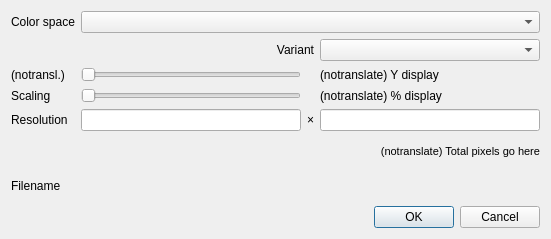
<?xml version="1.0" encoding="UTF-8"?>
<ui version="4.0">
 <author>
SPDX-FileCopyrightText: none
SPDX-License-Identifier: GPL-3.0-or-later
 </author>
 <class>ColorPlaneExport_UI</class>
 <widget class="QDialog" name="ColorPlaneExport_UI">
  <property name="geometry">
   <rect>
    <x>0</x>
    <y>0</y>
    <width>551</width>
    <height>239</height>
   </rect>
  </property>
  <property name="windowTitle">
   <string>Export color plane to PNG</string>
  </property>
  <layout class="QGridLayout" name="gridLayout">
   <item row="0" column="0">
    <widget class="QLabel" name="lblSpace">
     <property name="text">
      <string>Color space</string>
     </property>
    </widget>
   </item>
   <item row="0" column="1" colspan="3">
    <widget class="KComboBox" name="cbColorspace">
     <property name="sizePolicy">
      <sizepolicy hsizetype="Expanding" vsizetype="Fixed">
       <horstretch>0</horstretch>
       <verstretch>0</verstretch>
      </sizepolicy>
     </property>
    </widget>
   </item>
   <item row="1" column="1" colspan="2">
    <widget class="QLabel" name="lblVariant">
     <property name="text">
      <string>Variant</string>
     </property>
     <property name="alignment">
      <set>Qt::AlignRight|Qt::AlignTrailing|Qt::AlignVCenter</set>
     </property>
    </widget>
   </item>
   <item row="1" column="3">
    <widget class="KComboBox" name="cbVariant"/>
   </item>
   <item row="2" column="0">
    <widget class="QLabel" name="lblSliderName">
     <property name="text">
      <string comment="KDE::DoNotExtract">(notransl.)</string>
     </property>
    </widget>
   </item>
   <item row="2" column="1">
    <widget class="QSlider" name="sliderColor">
     <property name="whatsThis">
      <string/>
     </property>
     <property name="orientation">
      <enum>Qt::Horizontal</enum>
     </property>
    </widget>
   </item>
   <item row="2" column="3">
    <widget class="QLabel" name="lblColNr">
     <property name="text">
      <string comment="KDE::DoNotExtract">(notranslate) Y display</string>
     </property>
    </widget>
   </item>
   <item row="3" column="0">
    <widget class="QLabel" name="lblScaling">
     <property name="text">
      <string>Scaling</string>
     </property>
    </widget>
   </item>
   <item row="3" column="1">
    <widget class="QSlider" name="sliderScaling">
     <property name="toolTip">
      <string>How much to zoom in.</string>
     </property>
     <property name="whatsThis">
      <string/>
     </property>
     <property name="orientation">
      <enum>Qt::Horizontal</enum>
     </property>
    </widget>
   </item>
   <item row="3" column="3">
    <widget class="QLabel" name="lblScaleNr">
     <property name="text">
      <string comment="KDE::DoNotExtract">(notranslate) % display</string>
     </property>
    </widget>
   </item>
   <item row="4" column="0">
    <widget class="QLabel" name="lblRes">
     <property name="text">
      <string>Resolution</string>
     </property>
    </widget>
   </item>
   <item row="4" column="1">
    <widget class="QLineEdit" name="tResX">
     <property name="maxLength">
      <number>5</number>
     </property>
    </widget>
   </item>
   <item row="4" column="2">
    <widget class="QLabel" name="lblTimes">
     <property name="text">
      <string notr="true">×</string>
     </property>
    </widget>
   </item>
   <item row="4" column="3">
    <widget class="QLineEdit" name="tResY">
     <property name="maxLength">
      <number>5</number>
     </property>
    </widget>
   </item>
   <item row="5" column="1" colspan="3">
    <widget class="QLabel" name="lblSize">
     <property name="font">
      <font>
       <pointsize>8</pointsize>
      </font>
     </property>
     <property name="text">
      <string comment="KDE::DoNotExtract">(notranslate) Total pixels go here</string>
     </property>
     <property name="alignment">
      <set>Qt::AlignRight|Qt::AlignTrailing|Qt::AlignVCenter</set>
     </property>
    </widget>
   </item>
   <item row="6" column="0">
    <widget class="QLabel" name="lblFilename">
     <property name="text">
      <string>Filename</string>
     </property>
    </widget>
   </item>
   <item row="6" column="1" colspan="3">
    <widget class="KUrlRequester" name="kurlrequester">
     <property name="mode">
      <set>KFile::File|KFile::LocalOnly</set>
     </property>
    </widget>
   </item>
   <item row="7" column="1" colspan="3">
    <widget class="QDialogButtonBox" name="buttonBox">
     <property name="orientation">
      <enum>Qt::Horizontal</enum>
     </property>
     <property name="standardButtons">
      <set>QDialogButtonBox::Cancel|QDialogButtonBox::Ok</set>
     </property>
    </widget>
   </item>
  </layout>
 </widget>
 <customwidgets>
  <customwidget>
   <class>KComboBox</class>
   <extends>QComboBox</extends>
   <header>kcombobox.h</header>
  </customwidget>
  <customwidget>
   <class>QLineEdit</class>
   <extends>QLineEdit</extends>
   <header>klineedit.h</header>
  </customwidget>
  <customwidget>
   <class>KUrlRequester</class>
   <extends>QFrame</extends>
   <header>kurlrequester.h</header>
  </customwidget>
 </customwidgets>
 <resources/>
 <connections>
  <connection>
   <sender>buttonBox</sender>
   <signal>accepted()</signal>
   <receiver>ColorPlaneExport_UI</receiver>
   <slot>accept()</slot>
   <hints>
    <hint type="sourcelabel">
     <x>248</x>
     <y>254</y>
    </hint>
    <hint type="destinationlabel">
     <x>157</x>
     <y>274</y>
    </hint>
   </hints>
  </connection>
  <connection>
   <sender>buttonBox</sender>
   <signal>rejected()</signal>
   <receiver>ColorPlaneExport_UI</receiver>
   <slot>reject()</slot>
   <hints>
    <hint type="sourcelabel">
     <x>316</x>
     <y>260</y>
    </hint>
    <hint type="destinationlabel">
     <x>286</x>
     <y>274</y>
    </hint>
   </hints>
  </connection>
 </connections>
</ui>
